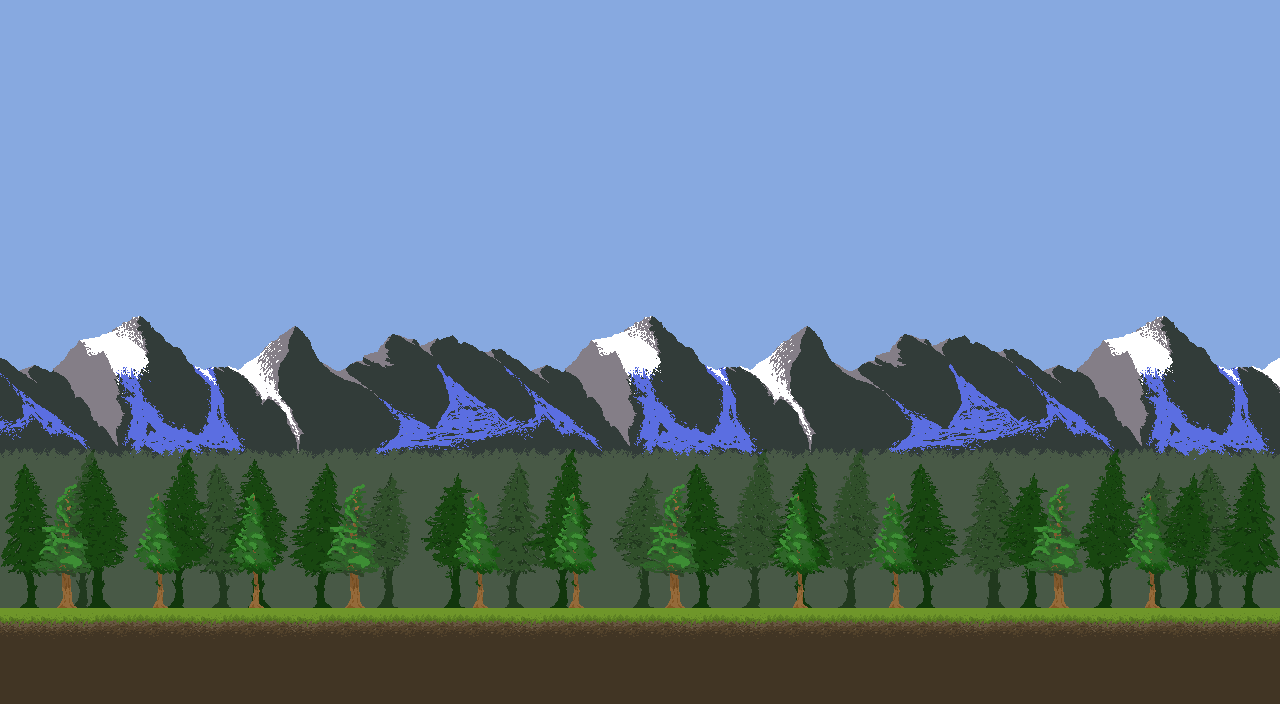

This game map was drawn from its Tiled (.tmx) file and the tilesets committed beside it. A one-line description and the trimmed map source follow:
An orthogonal 40x22 tile map with 32x32 px tiles, 7 tile layers (fond, foret_fond, foret_clair, foret_foncee, ...), 1 hidden layer not drawn.

<map version="1.8" tiledversion="1.8.2" orientation="orthogonal" renderorder="left-up" width="40" height="22" tilewidth="32" tileheight="32" infinite="0" nextlayerid="28" nextobjectid="256">
 <editorsettings>
  <export target="level1.json" format="json" />
 </editorsettings>
 <tileset firstgid="1" name="tileset_foret" tilewidth="32" tileheight="32" tilecount="552" columns="24">
  <image source="../tilesets/tileset_foret.png" width="768" height="736" />
 </tileset>
 <layer id="1" name="fond" width="40" height="22">
  <data>[880 cells, 880 non-empty, 116 distinct tile ids]</data>
 </layer>
 <layer id="2" name="nuage" width="40" height="22" visible="0">
  <data>[880 cells, 40 non-empty, 24 distinct tile ids]</data>
 </layer>
 <layer id="3" name="foret_fond" width="40" height="22">
  <data>[880 cells, 240 non-empty, 6 distinct tile ids]</data>
 </layer>
 <layer id="4" name="foret_clair" width="40" height="22">
  <data>[880 cells, 115 non-empty, 55 distinct tile ids]</data>
 </layer>
 <layer id="5" name="foret_foncee" width="40" height="22">
  <data>[880 cells, 155 non-empty, 55 distinct tile ids]</data>
 </layer>
 <layer id="7" name="arbre" width="40" height="22">
  <data>[880 cells, 88 non-empty, 16 distinct tile ids]</data>
 </layer>
 <layer id="6" name="sol" width="40" height="22">
  <data>[880 cells, 120 non-empty, 3 distinct tile ids]</data>
 </layer>
 <layer id="9" name="eau" width="40" height="22">
  <data>[880 cells, 0 non-empty, 0 distinct tile ids]</data>
 </layer>
</map>